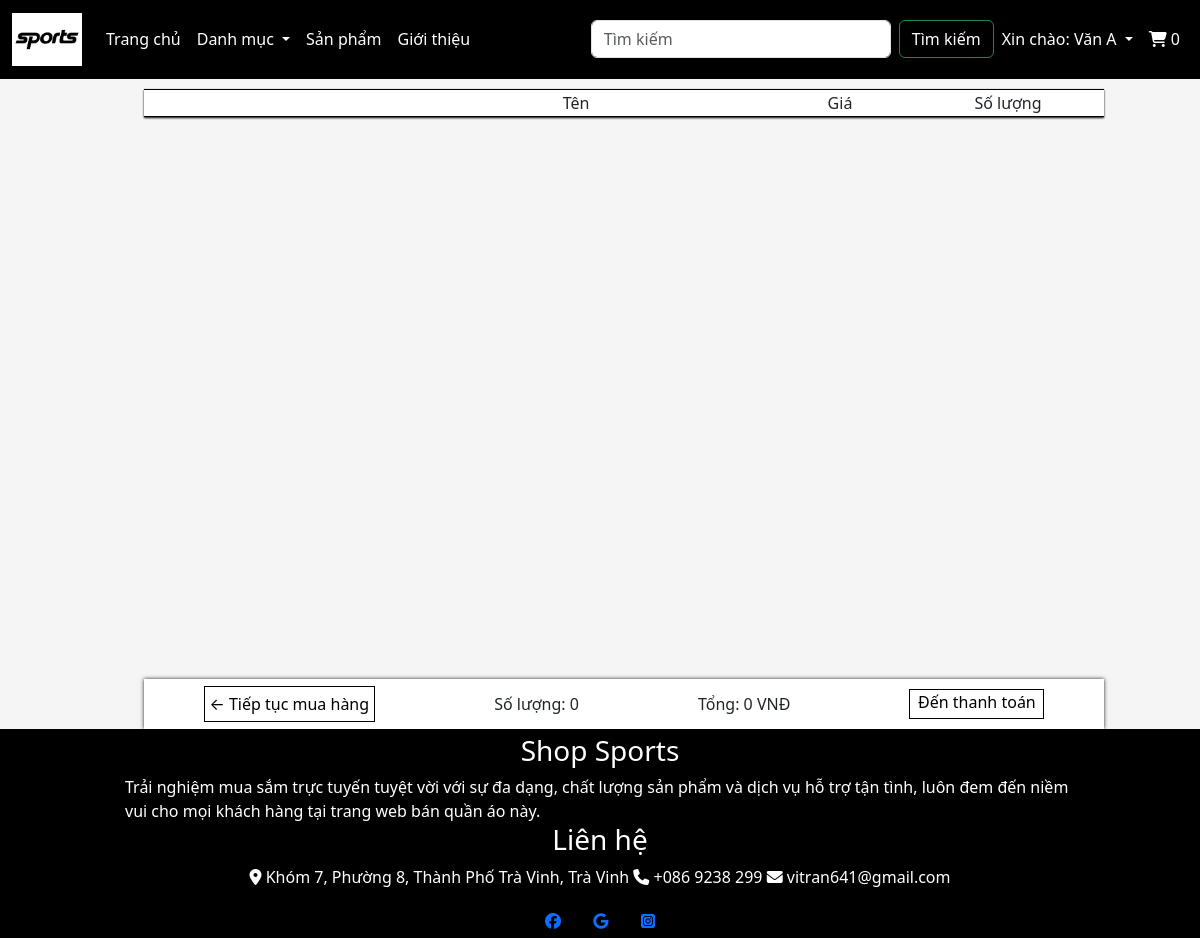
/cart (signed in), run on the app's committed database.
### userauths/models.py (models this page shows)
class CustomUser(AbstractUser):
    phone_number = models.CharField(max_length=15, blank=True, null=True)
    address = models.CharField(max_length=250, blank=True, null=True)

### app/models.py (models this page shows, shortened)
class Order(models.Model):
    customer = models.ForeignKey(CustomUser, on_delete=models.CASCADE, null=True, blank=False)
    order_date = models.DateTimeField(auto_now_add=True)
    complete = models.BooleanField(default=False, null=True, blank=False)
    transaction_id = models.CharField(max_length=200, null=True, blank=False)
    @property
    def get_cart_items(self):
        orderproduct = self.orderproduct_set.all()
        total = sum([item.quantity for item in orderproduct])
        return total
    @property
    def get_cart_total(self):
        orderproduct = self.orderproduct_set.all()
        total = sum([item.get_total for item in orderproduct])
        return total

### app/views.py (the view)
# urls.py: path('cart', views.cart, name="cart"),
def cart(request):
    if not request.user.is_authenticated:
        return redirect('login')
    if request.user.is_authenticated:
        customer = request.user
        order, created = Order.objects.get_or_create(customer=customer, complete = False)
        items = order.orderproduct_set.all()
        cartItems = order.get_cart_items
    else:
        items=[]
        order={'get_cart_items':0, 'get_cart_total':0}
        cartItems = order['get_cart_items']
    categories = Category.objects.filter(is_sub = False)
    context={'categories': categories,'items':items, 'order': order,'CartItems': cartItems}
    return render(request,'app/cart.html', context)

### app/templates/app/cart.html (shortened to what this page needs)
{% extends "app/base.html" %}
{% load static %}
{% block cart %}
<div style=" min-height:80vh; width:80%;margin-left:12%;" >
<div>
<div class="tb_cart">
<table  width="100%" >
    <tr >
        <td class="item_cart" width="30%"></td>
        <td class="item_cart" width="30%">Tên</td>
        <td class="item_cart" width="25%">Giá</td>
        <td class="item_cart" width="10%">Số lượng</td>
        <td class="item_cart" width="5%"></td>
    </tr>
</table>
</div>
<div class="all_item">
    <a class="btn_continue" href="{% url 'home'%}" style="text-decoration: none; color: black;border:1px solid black;padding:5px;">← Tiếp tục mua hàng</a>
    <p>Số lượng: {{order.get_cart_items}}</p>
    <p>Tổng:  {{order.get_cart_total}} VNĐ</p>
    <a type="button" class="btn_checkout" href="{%url 'checkout'%}">Đến thanh toán</a>
</div>
</div>
</div>
{% endblock cart %}

### app/templates/app/base.html (shortened to what this page needs)
{% load static %}
<!DOCTYPE html>
<html>
    <head>
        <link href="{% static 'app/css/style.css' %}" rel="stylesheet">
        <link href="https://cdn.jsdelivr.net/npm/bootstrap@5.3.2/dist/css/bootstrap.min.css" rel="stylesheet">
        <link rel="stylesheet" href="#">
    </head>
    <body style="background-color:#f5f5f5;">
        <nav class="navbar navbar-expand-lg" style="background-color:black;">
            <div class="container-fluid">
              <a class="navbar-brand" href="{% url 'dashboard'%}"><img src="{% static "app/images/logo.jpg" %}" width="70px" alt=""></a>
              <div class="collapse navbar-collapse" id="navbarSupportedContent">
                <ul class="navbar-nav me-auto mb-2 mb-lg-0">
                  <li class="nav-item">
                    <a class="nav-link" aria-current="page" href="{% url 'dashboard'%}">Trang chủ</a>
                  </li>
                  <li class="nav-item dropdown">
                    <a class="nav-link dropdown-toggle" href="#" role="button" data-bs-toggle="dropdown" aria-expanded="false">
                      Danh mục
                    </a>
                  </li>
                  <li class="nav-item">
                    <a class="nav-link" href="{% url 'home' %}">Sản phẩm</a>
                  </li>
                  <li class="nav-item">
                    <a class="nav-link" href="{% url 'aboutme' %}">Giới thiệu</a>
                  </li>
                </ul>
                <form class="d-flex" role="search" method="POST" action={% url "search" %}>
                  <input class="form-control me-2" type="search" placeholder="Tìm kiếm" aria-label="Search" name="searched">
                  <button class="btn btn-outline-success" type="submit" style="color: white;">Tìm kiếm</button>
                <ul class="navbar-nav mb-2 mb-lg-0">
                  {% if request.user.is_authenticated and not user.is_superuser %}
                      <li class="nav-item dropdown">
                        <a class="nav-link dropdown-toggle" href="#" role="button" data-bs-toggle="dropdown" aria-expanded="false">
                          Xin chào: {{ request.user.first_name }}
                        </a>
                      </li>
                      <li class="nav-item">
                        <a class="nav-link" id="cart" href="{% url "cart" %}"><i class="fa-solid fa-cart-shopping" style="color: white;"></i>
                          <span >{{CartItems}}</span>
                        </a>
                      </li>
                  {% endif %}
                </ul>
              </div>
            </div>
          </nav>
          <div class="main-content">
            {% block cart %}{% endblock cart %}
          </div>
        <footer class="footer">
        <div style="width:80%;margin-left:10%; padding:5px;">
          <div >
            <h3>Shop Sports</h3>
            <p>Trải nghiệm mua sắm trực tuyến tuyệt vời với sự đa dạng, chất lượng sản phẩm và dịch vụ hỗ trợ tận tình, luôn đem đến niềm vui cho mọi khách hàng tại trang web bán quần áo này.<p>
          </div>
          <div style="display: flex; flex-direction: column;align-items: center;">
            <h3>Liên hệ</h3>
              <p style="text-align:center;"><i class="fa-solid fa-location-dot"></i> Khóm 7, Phường 8, Thành Phố Trà Vinh, Trà Vinh
              <i class="fa-solid fa-phone"></i> +086 9238 299
             <i class="fa-solid fa-envelope"></i> vitran641@gmail.com</p>
             <div style="width:15%; display:flex; justify-content: space-around; margin-top:20px;">
              <a href="#"> <i class="fa-brands fa-facebook"></i></a> <a href="#"><i class="fa-brands fa-google"></i></a> <a href="#"><i class="fa-brands fa-square-instagram"></i></a>
             </div>
          </div>
        </div>
        </footer>
    </body>
</html>

### app/static/app/css/style.css (style rules this page uses)
body { position: relative; }
.nav-link { color: white !important; }
p { text-align: start; }
.footer { color: white; text-align: center; background-color: black; position: absolute; width: 100%; min-height: 50px; }
.item_cart { text-align: center; background-color: white; border-top: 1px solid black; border-bottom: 1px solid black; }
.tb_cart { box-shadow: 0 1px 2px rgba(0,0,0,1.15); margin-top: 10px; }
.all_item { box-shadow: 0px 0px 4px 0px; background-color: white; height: 50px; width: 80%; display: flex; justify-content: space-around; position: absolute; bottom: 0px; flex-wrap: wrap; align-content: space-around; align-items: center; }
.btn_checkout { text-align: center; text-decoration: none; color: black; border: 0.1px solid black; transition: 0.3s; height: 30px; width: 135px; }
.btn_continue, .btn_changepass, .category_item { transition: 0.3s; }
.form-control { width: 300px!important; }
a { text-decoration: none !important; }
ul { list-style: none; margin: 0; }
p { margin-bottom: 0 !important; }

### data on the page
CustomUser: user.first_name "Văn A"
Order: get_cart_items "0", get_cart_total "0"

### other printed values
{{ CartItems }} "0"
